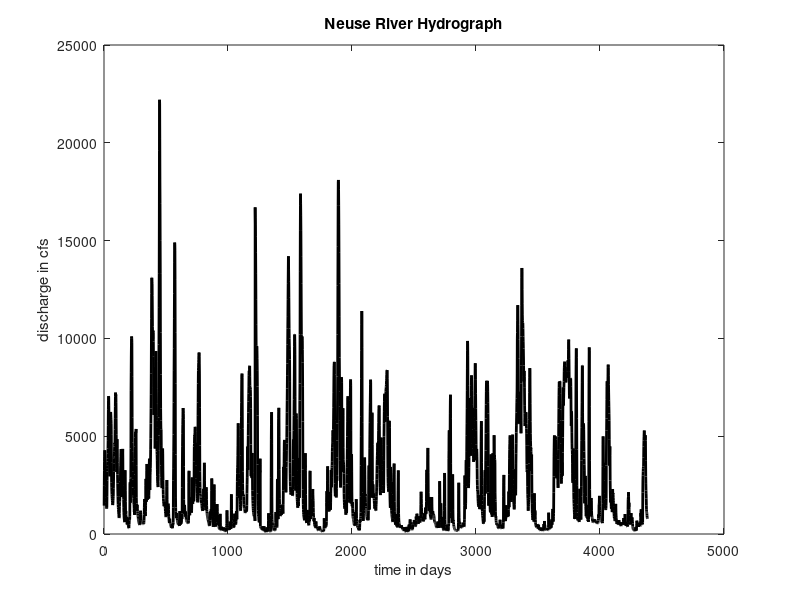
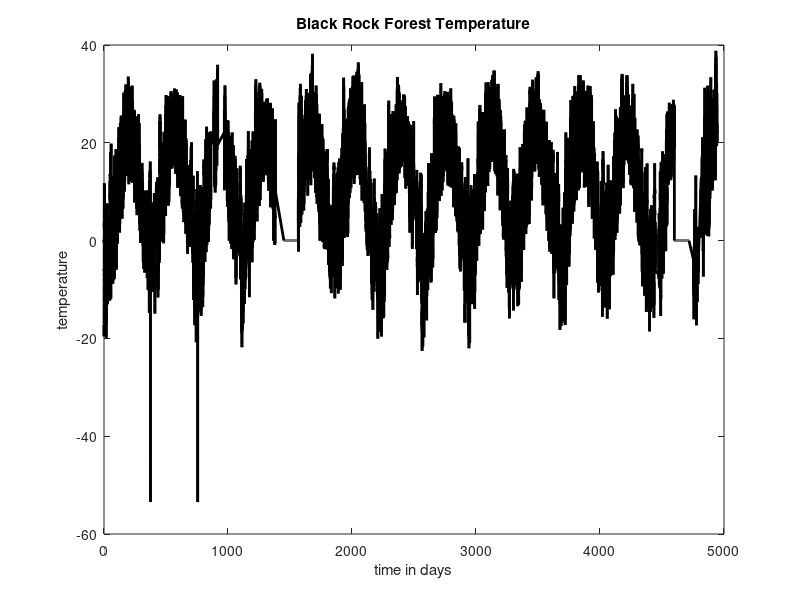
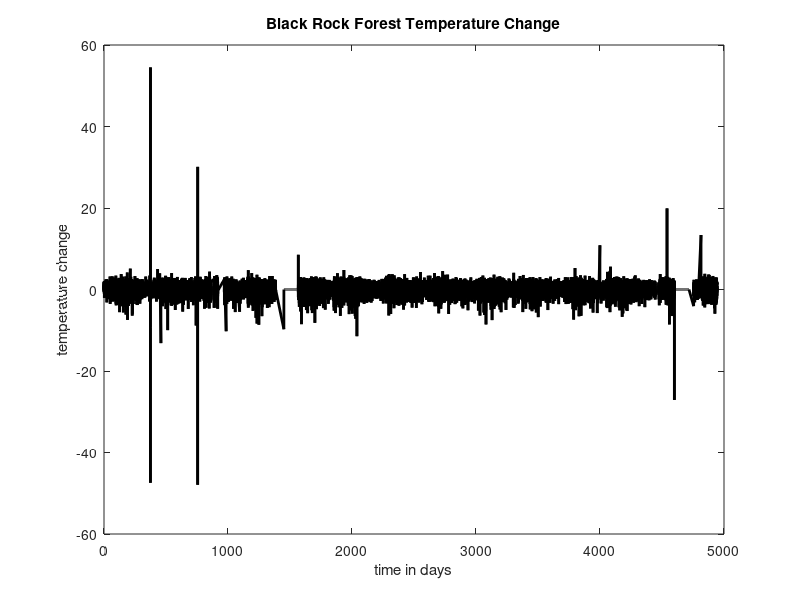

The MATLAB source for these figures, in order: (Note: this script raises an error after producing the figures.)
%%% Lab1 Lily Cheng
%% 1.1 Write matlab scripts to evaluate the following equations:
% (A)
a = 2;
b = 4;
c = 8;
x = 3.5;
y = a.*(x.^2) + b.*x + c;
y % key: y = 46.5


% (B)
p0 = 1.6;
c = 4;
x = 3.5;
p = p0.*exp(-c.*x);
p % key: p = 1.3304e-06

% (C)
h = 4;
theta = 31*pi/180;%radiant
z = h.*sin(theta);
z % key: z = 2.0602

% (D)
h = 6.9;
r = 3.7;
v = pi.*h.*(r.^2);
v % key: v = 296.7580

%% 1.2 

a = [31, 28, 31, 30, 31, 30, 31, 31, 30, 31, 30, 31]; % nonleap year
b = [31, 29, 31, 30, 31, 30, 31, 31, 30, 31, 30, 31]'; % leap year
C = a*b;
C % key: C = 11139

%% 1.3 

M = [ [1,0,0,0]',[-1,1,0,0]',[0,-1,1,0]',[0,0,-1,1]'];
y = [1, 2, 3, 5]';
N = inv(M);
M*N % check inv
x = N*y;
x % key: x = [11,10,8,5]'
%% 1.4 Toeplitz
c = [1, zeros(1,49)];
r = [0, -1, zeros(1,48)];
M = toeplitz(c,r);
M

%% 1.5 Rivers always flow downstream. Write a Matlab script to check that none of the Neuse River discharge data is negative.
D = load('neuse-1.5.txt');
t = D(:,1);
d = D(:,2);

% there are two ways to check whether there is negative river discharge
% data: (1) visually tell it from a Neuse River Hydrograph (2) count the
% number of values in discharge column that is smaller than 0

% (1) Neuse River Hydrograph
figure(1)
set(gca,'LineWidth',2);
plot(t,d,'k-','LineWidth',2);
title('Neuse River Hydrograph');
xlabel('time in days');
ylabel('discharge in cfs');

% key: from the plot, no dot value falls below x axis, there is no negative
% discharge data.

% (2) count number of negative values
j = 0;
for i = d
    if i < 0
        j = j + 1;
    else
        j = j;
    end
end

j % key: j = 0, turns out that there is no negative discharge data.
        
%% 1.6 What is the largest hourly change in temperature in the Black Rock Forest dataset? Ignore the changes that occur at the temperature spikes and drop-outs.
clc;

D = load('brf_temp-1.6.txt');
t = D(:,1);
d = D(:,2);
% plot
figure(2) % time-temperature plot
set(gca,'LineWidth',2);
plot(t,d,'k-','LineWidth',2);
title('Black Rock Forest Temperature');
xlabel('time in days');
ylabel('temperature');

figure(3) % time - temperature change plot
change = diff(d);
set(gca,'LineWidth',2);
plot(t(2:end),change,'k-','LineWidth',2);
title('Black Rock Forest Temperature Change');
xlabel('time in days');
ylabel('temperature change');

% By comparing figure(2) and figure(3), I find the largest hourly
% change in temperature. From figure(3), I can tell the largest
% positive point falls in the range of 4400day till the end (the largest negative
% point has bigger absolute value than the largest, but it's a dropout so
% is not considered here). In order to find the value of the largest hourly
% change, I apply the following script:

hr_per_day = 24;
L_change = change(4000*hr_per_day:end);
largest_value = max(L_change);
largest_value % key: largest_value = 19.902

% Therefore, the largest hourly change in temperature in the Black Rock
% Forest dataset is 19.902.

%% 1.7 Create histograms for the eight chemical species in the Atlantic Rock dataset.
clc;

D = load('rocks-1.7.txt');

figure(4)

for i = [1:1:8]  
    subplot(4,2,i)
    histogram(D(:,i))
    title(['species',num2str(i)])
end

